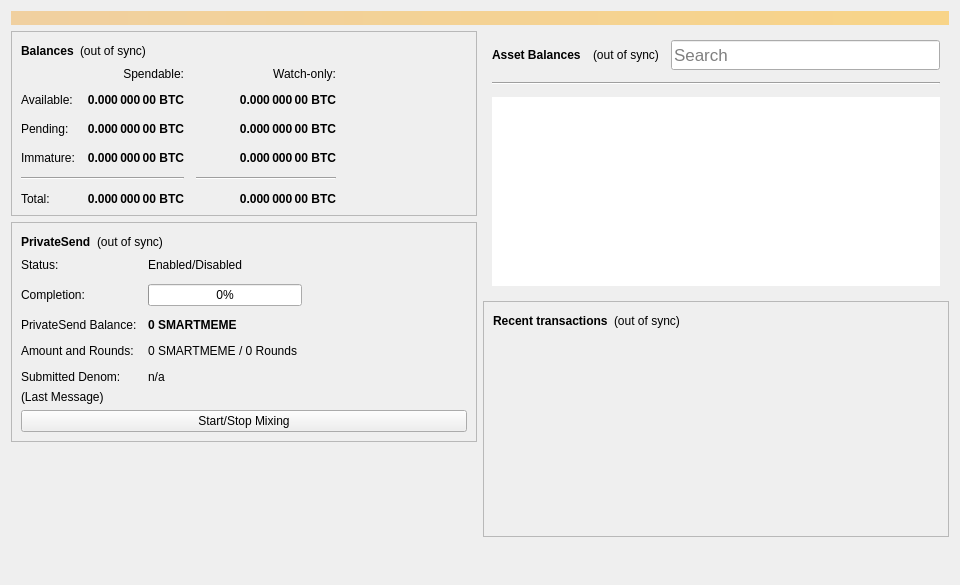
<?xml version="1.0" encoding="UTF-8"?>
<ui version="4.0">
 <class>OverviewPage</class>
 <widget class="QWidget" name="OverviewPage">
  <property name="geometry">
   <rect>
    <x>0</x>
    <y>0</y>
    <width>960</width>
    <height>585</height>
   </rect>
  </property>
  <property name="minimumSize">
   <size>
    <width>960</width>
    <height>0</height>
   </size>
  </property>
  <property name="windowTitle">
   <string>Form</string>
  </property>
  <layout class="QVBoxLayout" name="topLayout">
   <item>
    <widget class="QLabel" name="labelAlerts">
     <property name="visible">
      <bool>false</bool>
     </property>
     <property name="styleSheet">
      <string notr="true">QLabel { background-color: qlineargradient(x1: 0, y1: 0, x2: 1, y2: 0, stop:0 #F0D0A0, stop:1 #F8D488); color:#000000; }</string>
     </property>
     <property name="wordWrap">
      <bool>true</bool>
     </property>
     <property name="margin">
      <number>3</number>
     </property>
     <property name="textInteractionFlags">
      <set>Qt::TextSelectableByMouse</set>
     </property>
    </widget>
   </item>
   <item>
    <layout class="QHBoxLayout" name="horizontalLayout" stretch="1,1">
     <item>
      <layout class="QVBoxLayout" name="verticalLayout_2">
       <item>
        <widget class="QFrame" name="frame">
         <property name="frameShape">
          <enum>QFrame::StyledPanel</enum>
         </property>
         <property name="frameShadow">
          <enum>QFrame::Raised</enum>
         </property>
         <layout class="QVBoxLayout" name="verticalLayout_4">
          <item>
           <layout class="QHBoxLayout" name="horizontalLayout_4">
            <item>
             <widget class="QLabel" name="label_5">
              <property name="font">
               <font>
                <weight>75</weight>
                <bold>true</bold>
               </font>
              </property>
              <property name="text">
               <string>Balances</string>
              </property>
             </widget>
            </item>
            <item>
             <widget class="QLabel" name="labelWalletStatus">
              <property name="toolTip">
               <string>The displayed information may be out of date. Your wallet automatically synchronizes with the Neoxa network after a connection is established, but this process has not completed yet.</string>
              </property>
              <property name="text">
               <string notr="true">(out of sync)</string>
              </property>
              <property name="alignment">
               <set>Qt::AlignLeading|Qt::AlignLeft|Qt::AlignVCenter</set>
              </property>
             </widget>
            </item>
            <item>
             <spacer name="horizontalSpacer_3">
              <property name="orientation">
               <enum>Qt::Horizontal</enum>
              </property>
              <property name="sizeHint" stdset="0">
               <size>
                <width>40</width>
                <height>20</height>
               </size>
              </property>
             </spacer>
            </item>
           </layout>
          </item>
          <item>
           <layout class="QGridLayout" name="gridLayout">
            <property name="spacing">
             <number>12</number>
            </property>
            <item row="2" column="2">
             <widget class="QLabel" name="labelWatchPending">
              <property name="font">
               <font>
                <weight>75</weight>
                <bold>true</bold>
               </font>
              </property>
              <property name="cursor">
               <cursorShape>IBeamCursor</cursorShape>
              </property>
              <property name="toolTip">
               <string>Unconfirmed transactions to watch-only addresses</string>
              </property>
              <property name="text">
               <string notr="true">0.000 000 00 BTC</string>
              </property>
              <property name="alignment">
               <set>Qt::AlignRight|Qt::AlignTrailing|Qt::AlignVCenter</set>
              </property>
              <property name="textInteractionFlags">
               <set>Qt::LinksAccessibleByMouse|Qt::TextSelectableByKeyboard|Qt::TextSelectableByMouse</set>
              </property>
             </widget>
            </item>
            <item row="2" column="1">
             <widget class="QLabel" name="labelUnconfirmed">
              <property name="font">
               <font>
                <weight>75</weight>
                <bold>true</bold>
               </font>
              </property>
              <property name="cursor">
               <cursorShape>IBeamCursor</cursorShape>
              </property>
              <property name="toolTip">
               <string>Total of transactions that have yet to be confirmed, and do not yet count toward the spendable balance</string>
              </property>
              <property name="text">
               <string notr="true">0.000 000 00 BTC</string>
              </property>
              <property name="alignment">
               <set>Qt::AlignRight|Qt::AlignTrailing|Qt::AlignVCenter</set>
              </property>
              <property name="textInteractionFlags">
               <set>Qt::LinksAccessibleByMouse|Qt::TextSelectableByKeyboard|Qt::TextSelectableByMouse</set>
              </property>
             </widget>
            </item>
            <item row="3" column="2">
             <widget class="QLabel" name="labelWatchImmature">
              <property name="font">
               <font>
                <weight>75</weight>
                <bold>true</bold>
               </font>
              </property>
              <property name="cursor">
               <cursorShape>IBeamCursor</cursorShape>
              </property>
              <property name="toolTip">
               <string>Mined balance in watch-only addresses that has not yet matured</string>
              </property>
              <property name="text">
               <string notr="true">0.000 000 00 BTC</string>
              </property>
              <property name="alignment">
               <set>Qt::AlignRight|Qt::AlignTrailing|Qt::AlignVCenter</set>
              </property>
              <property name="textInteractionFlags">
               <set>Qt::LinksAccessibleByMouse|Qt::TextSelectableByKeyboard|Qt::TextSelectableByMouse</set>
              </property>
             </widget>
            </item>
            <item row="4" column="0" colspan="2">
             <widget class="Line" name="lineSpendableBalance">
              <property name="orientation">
               <enum>Qt::Horizontal</enum>
              </property>
             </widget>
            </item>
            <item row="4" column="2">
             <widget class="Line" name="lineWatchBalance">
              <property name="sizePolicy">
               <sizepolicy hsizetype="Preferred" vsizetype="Fixed">
                <horstretch>0</horstretch>
                <verstretch>0</verstretch>
               </sizepolicy>
              </property>
              <property name="minimumSize">
               <size>
                <width>140</width>
                <height>0</height>
               </size>
              </property>
              <property name="orientation">
               <enum>Qt::Horizontal</enum>
              </property>
             </widget>
            </item>
            <item row="5" column="0">
             <widget class="QLabel" name="labelTotalText">
              <property name="text">
               <string>Total:</string>
              </property>
             </widget>
            </item>
            <item row="3" column="1">
             <widget class="QLabel" name="labelImmature">
              <property name="font">
               <font>
                <weight>75</weight>
                <bold>true</bold>
               </font>
              </property>
              <property name="cursor">
               <cursorShape>IBeamCursor</cursorShape>
              </property>
              <property name="toolTip">
               <string>Mined balance that has not yet matured</string>
              </property>
              <property name="text">
               <string notr="true">0.000 000 00 BTC</string>
              </property>
              <property name="alignment">
               <set>Qt::AlignRight|Qt::AlignTrailing|Qt::AlignVCenter</set>
              </property>
              <property name="textInteractionFlags">
               <set>Qt::LinksAccessibleByMouse|Qt::TextSelectableByKeyboard|Qt::TextSelectableByMouse</set>
              </property>
             </widget>
            </item>
            <item row="2" column="3">
             <spacer name="horizontalSpacer_2">
              <property name="orientation">
               <enum>Qt::Horizontal</enum>
              </property>
              <property name="sizeHint" stdset="0">
               <size>
                <width>40</width>
                <height>20</height>
               </size>
              </property>
             </spacer>
            </item>
            <item row="3" column="0">
             <widget class="QLabel" name="labelImmatureText">
              <property name="text">
               <string>Immature:</string>
              </property>
             </widget>
            </item>
            <item row="5" column="1">
             <widget class="QLabel" name="labelTotal">
              <property name="font">
               <font>
                <weight>75</weight>
                <bold>true</bold>
               </font>
              </property>
              <property name="cursor">
               <cursorShape>IBeamCursor</cursorShape>
              </property>
              <property name="toolTip">
               <string>Your current total balance</string>
              </property>
              <property name="text">
               <string notr="true">0.000 000 00 BTC</string>
              </property>
              <property name="alignment">
               <set>Qt::AlignRight|Qt::AlignTrailing|Qt::AlignVCenter</set>
              </property>
              <property name="textInteractionFlags">
               <set>Qt::LinksAccessibleByMouse|Qt::TextSelectableByKeyboard|Qt::TextSelectableByMouse</set>
              </property>
             </widget>
            </item>
            <item row="5" column="2">
             <widget class="QLabel" name="labelWatchTotal">
              <property name="font">
               <font>
                <weight>75</weight>
                <bold>true</bold>
               </font>
              </property>
              <property name="cursor">
               <cursorShape>IBeamCursor</cursorShape>
              </property>
              <property name="toolTip">
               <string>Current total balance in watch-only addresses</string>
              </property>
              <property name="text">
               <string notr="true">0.000 000 00 BTC</string>
              </property>
              <property name="alignment">
               <set>Qt::AlignRight|Qt::AlignTrailing|Qt::AlignVCenter</set>
              </property>
              <property name="textInteractionFlags">
               <set>Qt::LinksAccessibleByMouse|Qt::TextSelectableByKeyboard|Qt::TextSelectableByMouse</set>
              </property>
             </widget>
            </item>
            <item row="0" column="2">
             <widget class="QLabel" name="labelWatchonly">
              <property name="text">
               <string>Watch-only:</string>
              </property>
              <property name="alignment">
               <set>Qt::AlignRight|Qt::AlignTrailing|Qt::AlignVCenter</set>
              </property>
             </widget>
            </item>
            <item row="1" column="0">
             <widget class="QLabel" name="labelBalanceText">
              <property name="text">
               <string>Available:</string>
              </property>
             </widget>
            </item>
            <item row="1" column="1">
             <widget class="QLabel" name="labelBalance">
              <property name="font">
               <font>
                <weight>75</weight>
                <bold>true</bold>
               </font>
              </property>
              <property name="cursor">
               <cursorShape>IBeamCursor</cursorShape>
              </property>
              <property name="toolTip">
               <string>Your current spendable balance</string>
              </property>
              <property name="text">
               <string notr="true">0.000 000 00 BTC</string>
              </property>
              <property name="alignment">
               <set>Qt::AlignRight|Qt::AlignTrailing|Qt::AlignVCenter</set>
              </property>
              <property name="textInteractionFlags">
               <set>Qt::LinksAccessibleByMouse|Qt::TextSelectableByKeyboard|Qt::TextSelectableByMouse</set>
              </property>
             </widget>
            </item>
            <item row="1" column="2">
             <widget class="QLabel" name="labelWatchAvailable">
              <property name="font">
               <font>
                <weight>75</weight>
                <bold>true</bold>
               </font>
              </property>
              <property name="cursor">
               <cursorShape>IBeamCursor</cursorShape>
              </property>
              <property name="toolTip">
               <string>Your current balance in watch-only addresses</string>
              </property>
              <property name="text">
               <string notr="true">0.000 000 00 BTC</string>
              </property>
              <property name="alignment">
               <set>Qt::AlignRight|Qt::AlignTrailing|Qt::AlignVCenter</set>
              </property>
              <property name="textInteractionFlags">
               <set>Qt::LinksAccessibleByMouse|Qt::TextSelectableByKeyboard|Qt::TextSelectableByMouse</set>
              </property>
             </widget>
            </item>
            <item row="2" column="0">
             <widget class="QLabel" name="labelPendingText">
              <property name="text">
               <string>Pending:</string>
              </property>
             </widget>
            </item>
            <item row="0" column="1">
             <widget class="QLabel" name="labelSpendable">
              <property name="text">
               <string>Spendable:</string>
              </property>
              <property name="alignment">
               <set>Qt::AlignRight|Qt::AlignTrailing|Qt::AlignVCenter</set>
              </property>
             </widget>
            </item>
           </layout>
          </item>
         </layout>
        </widget>
       </item>
       <item>
        <widget class="QFrame" name="framePrivateSend">
         <property name="layoutDirection">
          <enum>Qt::LeftToRight</enum>
         </property>
         <property name="frameShape">
          <enum>QFrame::StyledPanel</enum>
         </property>
         <property name="frameShadow">
          <enum>QFrame::Raised</enum>
         </property>
         <layout class="QVBoxLayout" name="VerticalLayout_PS1">
          <item>
           <layout class="QHBoxLayout" name="horizontalLayout_5">
            <item>
             <widget class="QLabel" name="labelPrivateSendHeader">
              <property name="font">
               <font>
                <weight>75</weight>
                <bold>true</bold>
               </font>
              </property>
              <property name="text">
               <string>PrivateSend</string>
              </property>
             </widget>
            </item>
            <item>
             <widget class="QLabel" name="labelPrivateSendSyncStatus">
              <property name="toolTip">
               <string>The displayed information may be out of date. Your wallet automatically synchronizes with the Neoxa network after a connection is established, but this process has not completed yet.</string>
              </property>
              <property name="text">
               <string notr="true">(out of sync)</string>
              </property>
              <property name="alignment">
               <set>Qt::AlignLeading|Qt::AlignLeft|Qt::AlignVCenter</set>
              </property>
             </widget>
            </item>
            <item>
             <spacer name="horizontalSpacer_4">
              <property name="orientation">
               <enum>Qt::Horizontal</enum>
              </property>
              <property name="sizeHint" stdset="0">
               <size>
                <width>40</width>
                <height>20</height>
               </size>
              </property>
             </spacer>
            </item>
           </layout>
          </item>
          <item>
           <layout class="QFormLayout" name="privateSendFormLayout">
            <property name="fieldGrowthPolicy">
             <enum>QFormLayout::AllNonFixedFieldsGrow</enum>
            </property>
            <property name="horizontalSpacing">
             <number>11</number>
            </property>
            <property name="verticalSpacing">
             <number>12</number>
            </property>
            <item row="0" column="0">
             <widget class="QLabel" name="labelPrivateSendEnabledText">
              <property name="text">
               <string>Status:</string>
              </property>
             </widget>
            </item>
            <item row="0" column="1">
             <widget class="QLabel" name="labelPrivateSendEnabled">
              <property name="text">
               <string>Enabled/Disabled</string>
              </property>
             </widget>
            </item>
            <item row="1" column="0">
             <widget class="QLabel" name="labelCompletitionText">
              <property name="text">
               <string>Completion:</string>
              </property>
             </widget>
            </item>
            <item row="1" column="1">
             <widget class="QProgressBar" name="privateSendProgress">
              <property name="maximumSize">
               <size>
                <width>154</width>
                <height>16777215</height>
               </size>
              </property>
              <property name="value">
               <number>0</number>
              </property>
             </widget>
            </item>
            <item row="2" column="0">
             <widget class="QLabel" name="labelAnonymizedText">
              <property name="text">
               <string>PrivateSend Balance:</string>
              </property>
             </widget>
            </item>
            <item row="2" column="1">
             <widget class="QLabel" name="labelAnonymized">
              <property name="font">
               <font>
                <weight>75</weight>
                <bold>true</bold>
               </font>
              </property>
              <property name="text">
               <string notr="true">0 SMARTMEME</string>
              </property>
             </widget>
            </item>
            <item row="3" column="0">
             <widget class="QLabel" name="labelAmountAndRoundsText">
              <property name="text">
               <string>Amount and Rounds:</string>
              </property>
             </widget>
            </item>
            <item row="3" column="1">
             <widget class="QLabel" name="labelAmountRounds">
              <property name="text">
               <string>0 SMARTMEME / 0 Rounds</string>
              </property>
             </widget>
            </item>
            <item row="4" column="0">
             <widget class="QLabel" name="labelSubmittedDenomText">
              <property name="text">
               <string>Submitted Denom:</string>
              </property>
             </widget>
            </item>
            <item row="4" column="1">
             <widget class="QLabel" name="labelSubmittedDenom">
              <property name="toolTip">
               <string>The denominations you submitted to the Smartnode.&lt;br&gt;To mix, other users must submit the exact same denominations.</string>
              </property>
              <property name="text">
               <string>n/a</string>
              </property>
             </widget>
            </item>
           </layout>
          </item>
          <item>
           <layout class="QVBoxLayout" name="VerticalLayout_PS">
            <item>
             <widget class="QLabel" name="labelPrivateSendLastMessage">
              <property name="text">
               <string>(Last Message)</string>
              </property>
              <property name="alignment">
               <set>Qt::AlignLeading|Qt::AlignLeft|Qt::AlignTop</set>
              </property>
              <property name="wordWrap">
               <bool>true</bool>
              </property>
             </widget>
            </item>
            <item>
             <widget class="QPushButton" name="togglePrivateSend">
              <property name="sizePolicy">
               <sizepolicy hsizetype="MinimumExpanding" vsizetype="Fixed">
                <horstretch>0</horstretch>
                <verstretch>0</verstretch>
               </sizepolicy>
              </property>
              <property name="text">
               <string>Start/Stop Mixing</string>
              </property>
             </widget>
            </item>
           </layout>
          </item>
         </layout>
        </widget>
       </item>
       <item>
        <spacer name="verticalSpacer">
         <property name="orientation">
          <enum>Qt::Vertical</enum>
         </property>
         <property name="sizeHint" stdset="0">
          <size>
           <width>20</width>
           <height>40</height>
          </size>
         </property>
        </spacer>
       </item>
      </layout>
     </item>
     <item>
      <layout class="QVBoxLayout" name="verticalLayout_3">
       <item>
        <widget class="QFrame" name="assetFrame">
         <property name="minimumSize">
          <size>
           <width>350</width>
           <height>150</height>
          </size>
         </property>
         <property name="autoFillBackground">
          <bool>true</bool>
         </property>
         <property name="frameShape">
          <enum>QFrame::NoFrame</enum>
         </property>
         <property name="frameShadow">
          <enum>QFrame::Plain</enum>
         </property>
         <property name="lineWidth">
          <number>0</number>
         </property>
         <layout class="QVBoxLayout" name="verticalLayout_7">
          <property name="spacing">
           <number>12</number>
          </property>
          <item>
           <layout class="QHBoxLayout" name="assetBalanceHorizontalLayout">
            <item alignment="Qt::AlignVCenter">
             <widget class="QLabel" name="assetBalanceLabel">
              <property name="font">
               <font>
                <weight>75</weight>
                <bold>true</bold>
               </font>
              </property>
              <property name="text">
               <string>Asset Balances</string>
              </property>
             </widget>
            </item>
            <item>
             <widget class="QLabel" name="labelAssetStatus">
              <property name="text">
               <string>(out of sync)</string>
              </property>
             </widget>
            </item>
            <item alignment="Qt::AlignBottom">
             <widget class="QLineEdit" name="assetSearch">
              <property name="sizePolicy">
               <sizepolicy hsizetype="Expanding" vsizetype="Preferred">
                <horstretch>0</horstretch>
                <verstretch>0</verstretch>
               </sizepolicy>
              </property>
              <property name="minimumSize">
               <size>
                <width>0</width>
                <height>30</height>
               </size>
              </property>
              <property name="maximumSize">
               <size>
                <width>16777215</width>
                <height>30</height>
               </size>
              </property>
              <property name="sizeIncrement">
               <size>
                <width>0</width>
                <height>0</height>
               </size>
              </property>
              <property name="baseSize">
               <size>
                <width>0</width>
                <height>0</height>
               </size>
              </property>
              <property name="font">
               <font>
                <pointsize>13</pointsize>
               </font>
              </property>
              <property name="maxLength">
               <number>32</number>
              </property>
              <property name="frame">
               <bool>true</bool>
              </property>
              <property name="alignment">
               <set>Qt::AlignLeading|Qt::AlignLeft|Qt::AlignVCenter</set>
              </property>
              <property name="placeholderText">
               <string>Search</string>
              </property>
              <property name="clearButtonEnabled">
               <bool>true</bool>
              </property>
             </widget>
            </item>
           </layout>
          </item>
          <item>
           <widget class="Line" name="assetBalanceLine">
            <property name="orientation">
             <enum>Qt::Horizontal</enum>
            </property>
           </widget>
          </item>
          <item>
           <widget class="QListView" name="listAssets">
            <property name="frameShape">
             <enum>QFrame::NoFrame</enum>
            </property>
            <property name="lineWidth">
             <number>0</number>
            </property>
            <property name="verticalScrollMode">
             <enum>QAbstractItemView::ScrollPerItem</enum>
            </property>
           </widget>
          </item>
         </layout>
        </widget>
       </item>
       <item>
        <widget class="QFrame" name="frame_2">
         <property name="frameShape">
          <enum>QFrame::StyledPanel</enum>
         </property>
         <property name="frameShadow">
          <enum>QFrame::Raised</enum>
         </property>
         <layout class="QVBoxLayout" name="verticalLayout">
          <item>
           <layout class="QHBoxLayout" name="horizontalLayout_2">
            <item>
             <widget class="QLabel" name="label_4">
              <property name="font">
               <font>
                <weight>75</weight>
                <bold>true</bold>
               </font>
              </property>
              <property name="text">
               <string>Recent transactions</string>
              </property>
             </widget>
            </item>
            <item>
             <widget class="QLabel" name="labelTransactionsStatus">
              <property name="toolTip">
               <string>The displayed information may be out of date. Your wallet automatically synchronizes with the Neoxa network after a connection is established, but this process has not completed yet.</string>
              </property>
              <property name="text">
               <string notr="true">(out of sync)</string>
              </property>
              <property name="alignment">
               <set>Qt::AlignLeading|Qt::AlignLeft|Qt::AlignVCenter</set>
              </property>
             </widget>
            </item>
            <item>
             <spacer name="horizontalSpacer">
              <property name="orientation">
               <enum>Qt::Horizontal</enum>
              </property>
              <property name="sizeHint" stdset="0">
               <size>
                <width>40</width>
                <height>20</height>
               </size>
              </property>
             </spacer>
            </item>
           </layout>
          </item>
          <item>
           <widget class="QListView" name="listTransactions">
            <property name="styleSheet">
             <string notr="true">QListView { background: transparent; }</string>
            </property>
            <property name="frameShape">
             <enum>QFrame::NoFrame</enum>
            </property>
            <property name="verticalScrollBarPolicy">
             <enum>Qt::ScrollBarAlwaysOff</enum>
            </property>
            <property name="horizontalScrollBarPolicy">
             <enum>Qt::ScrollBarAlwaysOff</enum>
            </property>
            <property name="selectionMode">
             <enum>QAbstractItemView::NoSelection</enum>
            </property>
           </widget>
          </item>
         </layout>
        </widget>
       </item>
       <item>
        <spacer name="verticalSpacer_2">
         <property name="orientation">
          <enum>Qt::Vertical</enum>
         </property>
         <property name="sizeHint" stdset="0">
          <size>
           <width>20</width>
           <height>40</height>
          </size>
         </property>
        </spacer>
       </item>
      </layout>
     </item>
    </layout>
   </item>
  </layout>
 </widget>
 <resources/>
 <connections/>
</ui>
